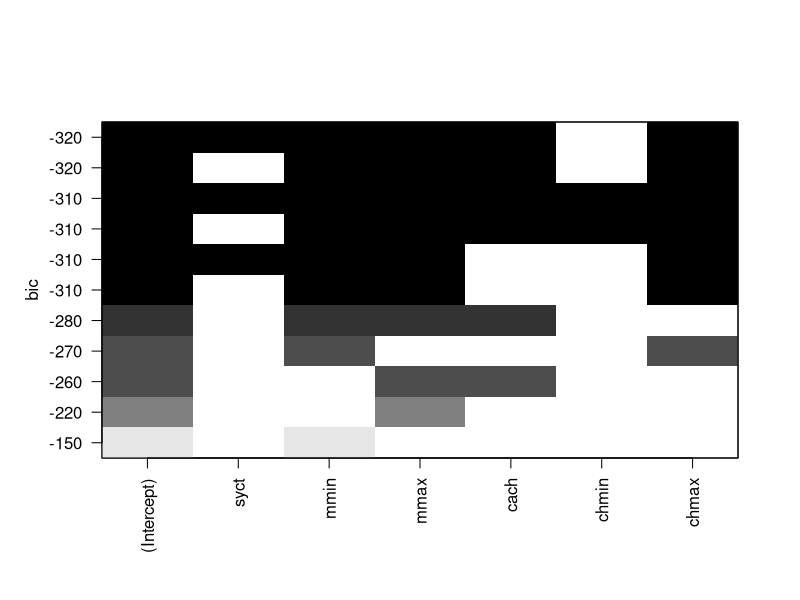
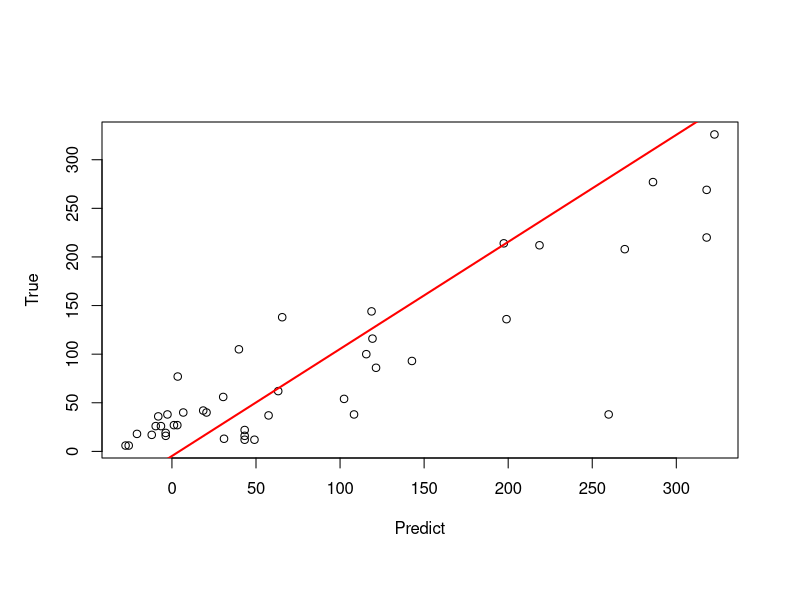

These figures' R source, in order:
library(MASS)
library(leaps)
library(tidyr)
data(cpus)
str(cpus)

index <- sample(nrow(cpus),nrow(cpus)*0.80)
cpus_train <- cpus[index,]
cpus_test  <- cpus[-index,]

#6.1
train_result <- regsubsets(perf~syct+mmin+mmax+cach+chmin+chmax, 
                            data=cpus_train, nbest= 2)
plot(train_result, scale="bic")
summary(train_result)

#6.2
model <- lm(perf~syct+mmin+mmax+cach+chmax, data = cpus_train)
summary(model)
pre <- predict(model, cpus_test)
a <- seq(1,42,1)
cpus_test_new <- as.data.frame(cpus_test)
plot(pre, cpus_test_new$perf, xlab = 'Predict', ylab = 'True')
fit <- lm(pre~cpus_test_new$perf)
summary(fit)
abline(fit, lwd = 2, col = "red")
sqrt(mean((cpus_test_new$perf - pre)^2)/42)
